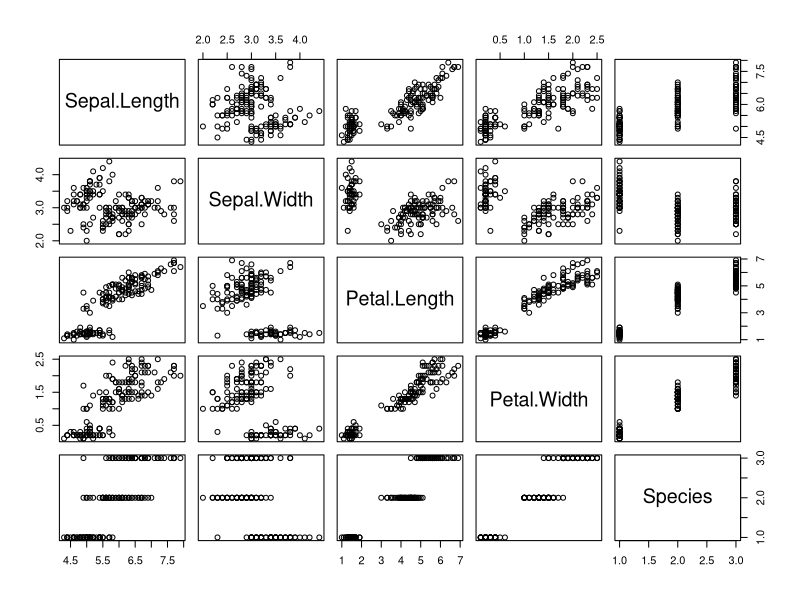
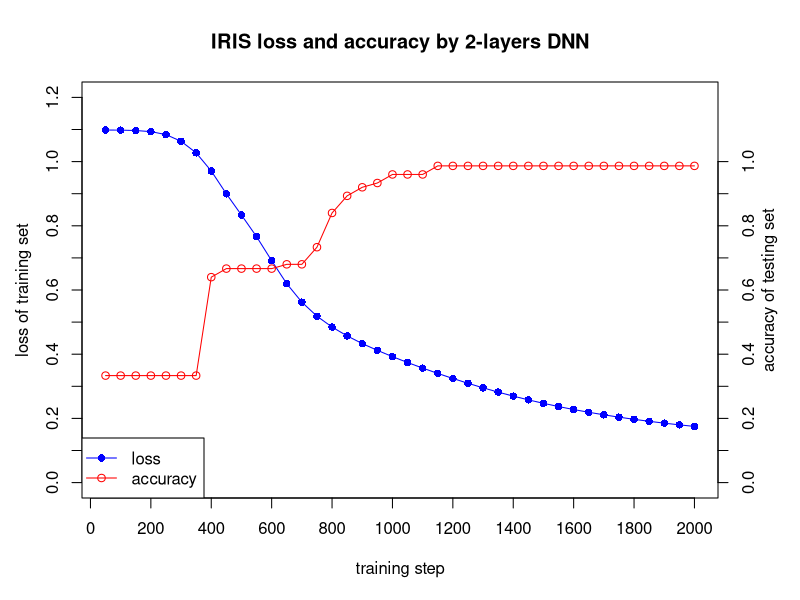

Write the R code that produced these figures, in order.
# Copyright 2016: www.ParallelR.com
# Parallel Blog : R For Deep Learning (I): Build Fully Connected Neural Network From Scratch
# Classification by 2-layers DNN and tested by iris dataset
# Author: Peng Zhao, patric.zhao@gmail.com


# Prediction
predict.dnn <- function(model, data = X.test) {
  # new data, transfer to matrix
  new.data <- data.matrix(data)
  
  # Feed Forwad
  hidden.layer <- sweep(new.data %*% model$W1 ,2, model$b1, '+')
  # neurons : Rectified Linear
  hidden.layer <- pmax(hidden.layer, 0)
  score <- sweep(hidden.layer %*% model$W2, 2, model$b2, '+')
  
  # Loss Function: softmax
  score.exp <- exp(score)
  probs <-sweep(score.exp, 1, rowSums(score.exp), '/') 
  
  # select max possiblity
  labels.predicted <- max.col(probs)
  return(labels.predicted)
}

# Train: build and train a 2-layers neural network 
train.dnn <- function(x, y, traindata=data, testdata=NULL,
                  model = NULL,
                  # set hidden layers and neurons
                  # currently, only support 1 hidden layer
                  hidden=c(6), 
                  # max iteration steps
                  maxit=2000,
                  # delta loss 
                  abstol=1e-2,
                  # learning rate
                  lr = 1e-2,
                  # regularization rate
                  reg = 1e-3,
                  # show results every 'display' step
                  display = 100,
                  random.seed = 1)
{
  # to make the case reproducible.
  set.seed(random.seed)
  
  # total number of training set
  N <- nrow(traindata)
  
  # extract the data and label
  # don't need atribute 
  X <- unname(data.matrix(traindata[,x]))
  # correct categories represented by integer 
  Y <- traindata[,y]
  if(is.factor(Y)) { Y <- as.integer(Y) }
  # create index for both row and col
  # create index for both row and col
  Y.len   <- length(unique(Y))
  Y.set   <- sort(unique(Y))
  Y.index <- cbind(1:N, match(Y, Y.set))

  # create model or get model from parameter
  if(is.null(model)) {
       # number of input features
       D <- ncol(X)
       # number of categories for classification
       K <- length(unique(Y))
       H <-  hidden
  
       # create and init weights and bias 
       W1 <- 0.01*matrix(rnorm(D*H), nrow=D, ncol=H)
       b1 <- matrix(0, nrow=1, ncol=H)
  
       W2 <- 0.01*matrix(rnorm(H*K), nrow=H, ncol=K)
       b2 <- matrix(0, nrow=1, ncol=K)
  } else {
       D  <- model$D
       K  <- model$K
       H  <- model$H
       W1 <- model$W1
       b1 <- model$b1
       W2 <- model$W2
       b2 <- model$b2
  }
  
  # use all train data to update weights since it's a small dataset
  batchsize <- N
  # init loss to a very big value
  loss <- 100000
  
  # Training the network
  i <- 0
  while(i < maxit && loss > abstol ) {
    
    # iteration index
    i <- i +1
    
    # forward ....
    # 1 indicate row, 2 indicate col
    hidden.layer <- sweep(X %*% W1 ,2, b1, '+')
    # neurons : ReLU
    hidden.layer <- pmax(hidden.layer, 0)
    score <- sweep(hidden.layer %*% W2, 2, b2, '+')
    
    # softmax
    score.exp <- exp(score)
    # debug
    probs <- score.exp/rowSums(score.exp)
    
    # compute the loss
    corect.logprobs <- -log(probs[Y.index])
    data.loss  <- sum(corect.logprobs)/batchsize
    reg.loss   <- 0.5*reg* (sum(W1*W1) + sum(W2*W2))
    loss <- data.loss + reg.loss
    
    # display results and update model
    if( i %% display == 0) {
        if(!is.null(testdata)) {
            model <- list( D = D,
                           H = H,
                           K = K,
                           # weights and bias
                           W1 = W1, 
                           b1 = b1, 
                           W2 = W2, 
                           b2 = b2)
            labs <- predict.dnn(model, testdata[,-y])
            accuracy <- mean(as.integer(testdata[,y]) == Y.set[labs])
            cat(i, loss, accuracy, "\n")
        } else {
            cat(i, loss, "\n")
        }
    }
    
    # backward ....
    dscores <- probs
    dscores[Y.index] <- dscores[Y.index] -1
    dscores <- dscores / batchsize
    
    
    dW2 <- t(hidden.layer) %*% dscores 
    db2 <- colSums(dscores)
    
    dhidden <- dscores %*% t(W2)
    dhidden[hidden.layer <= 0] <- 0
    
    dW1 <- t(X) %*% dhidden
    db1 <- colSums(dhidden) 
    
    # update ....
    dW2 <- dW2 + reg*W2
    dW1 <- dW1  + reg*W1
    
    W1 <- W1 - lr * dW1
    b1 <- b1 - lr * db1
    
    W2 <- W2 - lr * dW2
    b2 <- b2 - lr * db2
    
   
    
  }
  
  # final results
  # creat list to store learned parameters
  # you can add more parameters for debug and visualization
  # such as residuals, fitted.values ...
  model <- list( D = D,
                 H = H,
                 K = K,
                 # weights and bias
                 W1= W1, 
                 b1= b1, 
                 W2= W2, 
                 b2= b2)
    
  return(model)
}

########################################################################
# testing
#######################################################################
set.seed(1)

# 0. EDA
summary(iris)
plot(iris)

# 1. split data into test/train
samp <- c(sample(1:50,25), sample(51:100,25), sample(101:150,25))

# 2. train model
 ir.model <- train.dnn(x=1:4, y=5, traindata=iris[samp,], testdata=iris[-samp,], hidden=10, maxit=2000, display=50)
# ir.model <- train.dnn(x=1:4, y=5, traindata=iris[samp,], hidden=6, maxit=2000, display=50)

# 3. prediction
# NOTE: if the predict is factor, we need to transfer the number into class manually.
#       To make the code clear, I don't write this change into predict.dnn function.
labels.dnn <- predict.dnn(ir.model, iris[-samp, -5])

# 4. verify the results
table(iris[-samp,5], labels.dnn)
#          labels.dnn
#            1  2  3
#setosa     25  0  0
#versicolor  0 24  1
#virginica   0  0 25

#accuracy
mean(as.integer(iris[-samp, 5]) == labels.dnn)
# 0.98

# 5. compare with nnet
library(nnet)
ird <- data.frame(rbind(iris3[,,1], iris3[,,2], iris3[,,3]),
                  species = factor(c(rep("s",50), rep("c", 50), rep("v", 50))))
ir.nn2 <- nnet(species ~ ., data = ird, subset = samp, size = 6, rang = 0.1,
               decay = 1e-2, maxit = 2000)

           
labels.nnet <- predict(ir.nn2, ird[-samp,], type="class")
table(ird$species[-samp], labels.nnet)
#  labels.nnet
#   c  s  v
#c 22  0  3
#s  0 25  0
#v  3  0 22

# accuracy
mean(ird$species[-samp] == labels.nnet)
# 0.96


# Visualization
# the output from screen, copy and paste here.
data1 <- ("i loss accuracy
50 1.098421 0.3333333 
100 1.098021 0.3333333 
150 1.096843 0.3333333 
200 1.093393 0.3333333 
250 1.084069 0.3333333 
300 1.063278 0.3333333 
350 1.027273 0.3333333 
400 0.9707605 0.64 
450 0.8996356 0.6666667 
500 0.8335469 0.6666667 
550 0.7662386 0.6666667 
600 0.6914156 0.6666667 
650 0.6195753 0.68 
700 0.5620381 0.68 
750 0.5184008 0.7333333 
800 0.4844815 0.84 
850 0.4568258 0.8933333 
900 0.4331083 0.92 
950 0.4118948 0.9333333 
1000 0.392368 0.96 
1050 0.3740457 0.96 
1100 0.3566594 0.96 
1150 0.3400993 0.9866667 
1200 0.3243276 0.9866667 
1250 0.3093422 0.9866667 
1300 0.2951787 0.9866667 
1350 0.2818472 0.9866667 
1400 0.2693641 0.9866667 
1450 0.2577245 0.9866667 
1500 0.2469068 0.9866667 
1550 0.2368819 0.9866667 
1600 0.2276124 0.9866667 
1650 0.2190535 0.9866667 
1700 0.2111565 0.9866667 
1750 0.2038719 0.9866667 
1800 0.1971507 0.9866667 
1850 0.1909452 0.9866667 
1900 0.1852105 0.9866667 
1950 0.1799045 0.9866667 
2000 0.1749881 0.9866667  ")

data.v <- read.table(text=data1, header=T)
par(mar=c(5.1, 4.1, 4.1, 4.1))
plot(x=data.v$i, y=data.v$loss, type="o", col="blue", pch=16, 
     main="IRIS loss and accuracy by 2-layers DNN",
     ylim=c(0, 1.2),
     xlab="",
     ylab="",
     axe =F)
lines(x=data.v$i, y=data.v$accuracy, type="o", col="red", pch=1)
box()
axis(1, at=seq(0,2000,by=200))
axis(4, at=seq(0,1.0,by=0.1))
axis(2, at=seq(0,1.2,by=0.1))
mtext("training step", 1, line=3)
mtext("loss of training set", 2, line=2.5)
mtext("accuracy of testing set", 4, line=2)

legend("bottomleft", 
       legend = c("loss", "accuracy"),
       pch = c(16,1),
       col = c("blue","red"),
       lwd=c(1,1)
)
